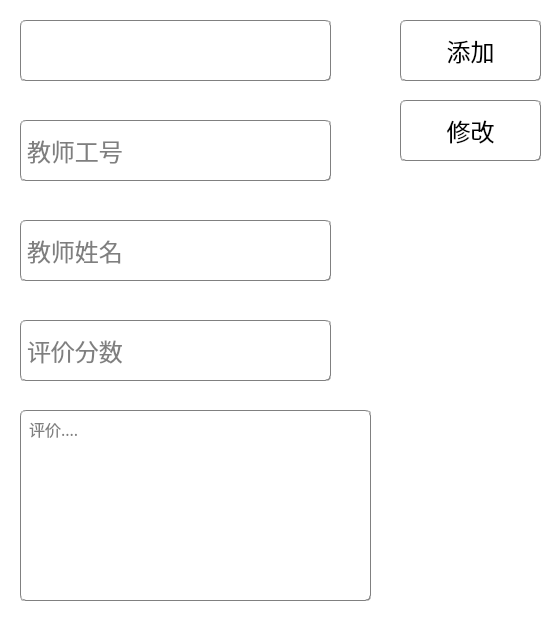
<?xml version="1.0" encoding="UTF-8"?>
<ui version="4.0">
 <class>student_judge</class>
 <widget class="QDialog" name="student_judge">
  <property name="geometry">
   <rect>
    <x>0</x>
    <y>0</y>
    <width>560</width>
    <height>640</height>
   </rect>
  </property>
  <property name="font">
   <font>
    <family>微软雅黑</family>
    <pointsize>12</pointsize>
   </font>
  </property>
  <property name="windowTitle">
   <string>教学评价</string>
  </property>
  <property name="windowOpacity">
   <double>0.960000000000000</double>
  </property>
  <property name="styleSheet">
   <string notr="true">#student_judge{
background-color: rgb(255, 255, 255);
border-image: url(:/image/image/backpage_common.png);
}</string>
  </property>
  <widget class="QLineEdit" name="line_id">
   <property name="geometry">
    <rect>
     <x>20</x>
     <y>120</y>
     <width>311</width>
     <height>61</height>
    </rect>
   </property>
   <property name="font">
    <font>
     <family>微软雅黑 Light</family>
     <pointsize>18</pointsize>
    </font>
   </property>
   <property name="styleSheet">
    <string notr="true">border:1px groove gray;
border-radius:5px;
padding:2px 4px;
background-color: rgba(255,255,255,128);</string>
   </property>
   <property name="maxLength">
    <number>11</number>
   </property>
   <property name="dragEnabled">
    <bool>false</bool>
   </property>
   <property name="readOnly">
    <bool>true</bool>
   </property>
   <property name="placeholderText">
    <string>教师工号</string>
   </property>
   <property name="clearButtonEnabled">
    <bool>false</bool>
   </property>
  </widget>
  <widget class="QPushButton" name="button_add">
   <property name="geometry">
    <rect>
     <x>400</x>
     <y>20</y>
     <width>141</width>
     <height>61</height>
    </rect>
   </property>
   <property name="font">
    <font>
     <family>微软雅黑 Light</family>
     <pointsize>18</pointsize>
    </font>
   </property>
   <property name="styleSheet">
    <string notr="true">QPushButton#button_add{
border:1px groove gray;
border-radius:5px;
padding:2px 4px;
color: rgb(0, 0, 0);
background-color: rgba(255,255,255, 255);
}

QPushButton#button_add:hover{
border:1px groove gray;
border-radius:5px;
padding:2px 4px;
color: rgb(0, 0, 0);
background-color: rgba(240,255,255,255);
}
 
QPushButton#button_add:pressed{
border:1px groove gray;
border-radius:5px;
padding:2px 4px;
color: rgb(0, 0, 0);
background-color: rgba(225,255,255, 255);
padding-left:6px;
padding-top:6px;
}

QPushButton#button_add:disabled{
border:1px groove gray;
border-radius:5px;
padding:2px 4px;
color: rgb(176,196,222);
background-color: rgba(255,255,255,255);
padding-left:6px;
padding-top:6px;
}</string>
   </property>
   <property name="text">
    <string>添加</string>
   </property>
  </widget>
  <widget class="QLineEdit" name="line_score">
   <property name="geometry">
    <rect>
     <x>20</x>
     <y>320</y>
     <width>311</width>
     <height>61</height>
    </rect>
   </property>
   <property name="font">
    <font>
     <family>微软雅黑 Light</family>
     <pointsize>18</pointsize>
    </font>
   </property>
   <property name="styleSheet">
    <string notr="true">border:1px groove gray;
border-radius:5px;
padding:2px 4px;
background-color: rgba(255,255,255,128);</string>
   </property>
   <property name="readOnly">
    <bool>false</bool>
   </property>
   <property name="placeholderText">
    <string>评价分数</string>
   </property>
   <property name="clearButtonEnabled">
    <bool>false</bool>
   </property>
  </widget>
  <widget class="QComboBox" name="cbb_subject">
   <property name="geometry">
    <rect>
     <x>20</x>
     <y>20</y>
     <width>311</width>
     <height>61</height>
    </rect>
   </property>
   <property name="font">
    <font>
     <family>微软雅黑 Light</family>
     <pointsize>18</pointsize>
    </font>
   </property>
   <property name="styleSheet">
    <string notr="true">QComboBox::drop-down {
    subcontrol-origin: padding;
    subcontrol-position: top right;
    width: 20px;

    border-top-right-radius: 5px;
    border-bottom-right-radius: 5px;
}
QComboBox::down-arrow {
	image: url(:/image/image/icon/arrow_down.png);
}


QComboBox#cbb_subject{
border:1px groove gray;
border-radius:5px;
padding:2px 4px;
background-color: rgba(255,255,255,255);
}

QComboBox#cbb_subject:hover{
border-color: rgb(213, 198, 255);
border-radius:5px;
padding:2px 4px;
color: rgb(0, 0, 0);
background-color: rgba(255,255,255,255);
}</string>
   </property>
  </widget>
  <widget class="QPushButton" name="button_revision">
   <property name="geometry">
    <rect>
     <x>400</x>
     <y>100</y>
     <width>141</width>
     <height>61</height>
    </rect>
   </property>
   <property name="font">
    <font>
     <family>微软雅黑 Light</family>
     <pointsize>18</pointsize>
    </font>
   </property>
   <property name="styleSheet">
    <string notr="true">QPushButton#button_revision{
border:1px groove gray;
border-radius:5px;
padding:2px 4px;
color: rgb(0, 0, 0);
background-color: rgba(255,255,255, 255);
}

QPushButton#button_revision:hover{
border:1px groove gray;
border-radius:5px;
padding:2px 4px;
color: rgb(0, 0, 0);
background-color: rgba(240,255,255,255);
}
 
QPushButton#button_revision:pressed{
border:1px groove gray;
border-radius:5px;
padding:2px 4px;
color: rgb(0, 0, 0);
background-color: rgba(225,255,255, 255);
padding-left:6px;
padding-top:6px;
}

QPushButton#button_revision:disabled{
border:1px groove gray;
border-radius:5px;
padding:2px 4px;
color: rgb(176,196,222);
background-color: rgba(255,255,255,255);
padding-left:6px;
padding-top:6px;
}</string>
   </property>
   <property name="text">
    <string>修改</string>
   </property>
  </widget>
  <widget class="QLineEdit" name="line_name">
   <property name="geometry">
    <rect>
     <x>20</x>
     <y>220</y>
     <width>311</width>
     <height>61</height>
    </rect>
   </property>
   <property name="font">
    <font>
     <family>微软雅黑 Light</family>
     <pointsize>18</pointsize>
    </font>
   </property>
   <property name="styleSheet">
    <string notr="true">border:1px groove gray;
border-radius:5px;
padding:2px 4px;
background-color: rgba(255,255,255,128);</string>
   </property>
   <property name="readOnly">
    <bool>true</bool>
   </property>
   <property name="placeholderText">
    <string>教师姓名</string>
   </property>
   <property name="clearButtonEnabled">
    <bool>false</bool>
   </property>
  </widget>
  <widget class="QTextEdit" name="text_judge">
   <property name="geometry">
    <rect>
     <x>20</x>
     <y>410</y>
     <width>351</width>
     <height>191</height>
    </rect>
   </property>
   <property name="font">
    <font>
     <family>微软雅黑</family>
     <pointsize>12</pointsize>
    </font>
   </property>
   <property name="styleSheet">
    <string notr="true">border:1px groove gray;
border-radius:5px;
padding:2px 4px;
background-color: rgba(255,255,255,128);</string>
   </property>
   <property name="placeholderText">
    <string>评价....</string>
   </property>
  </widget>
 </widget>
 <resources/>
 <connections/>
</ui>
